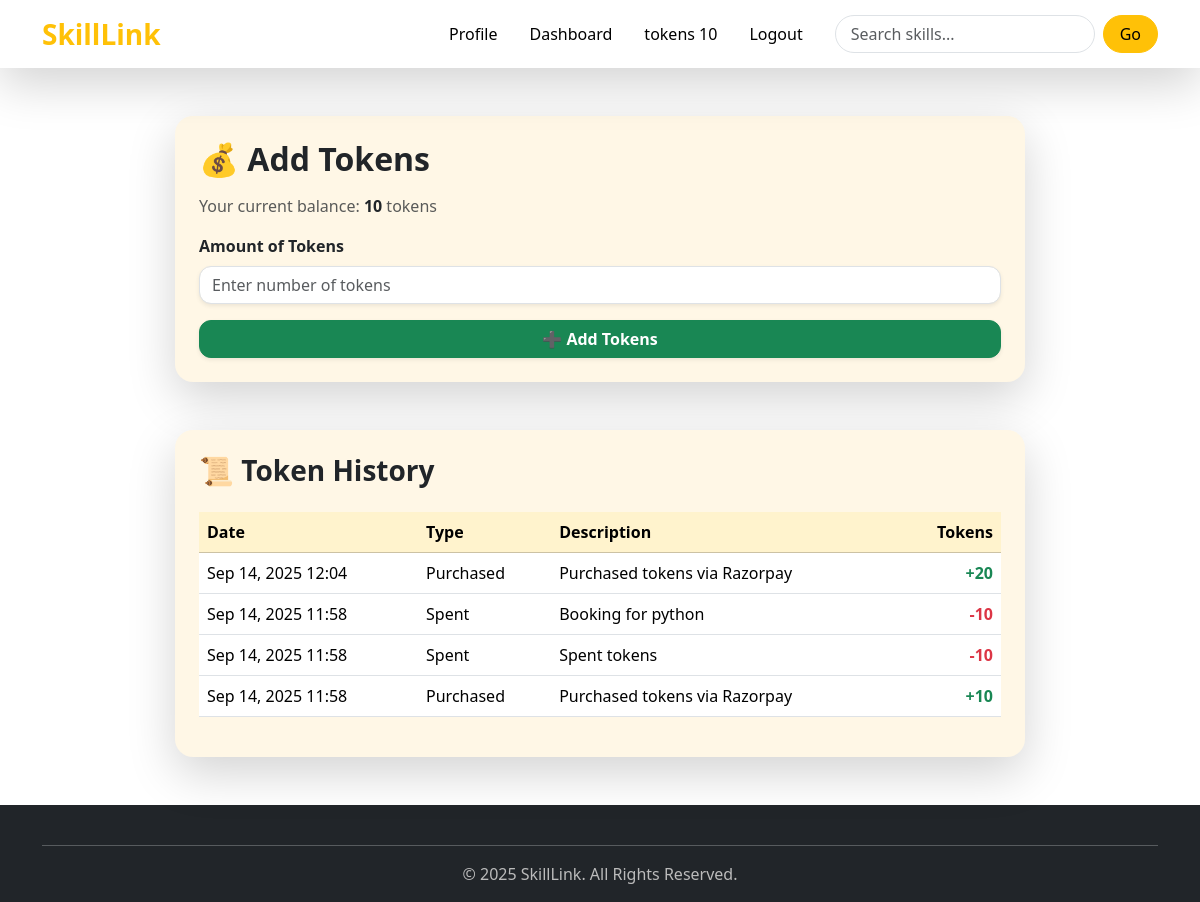
/accounts/tokens/ (signed in), run on an earlier commit of the app's database.
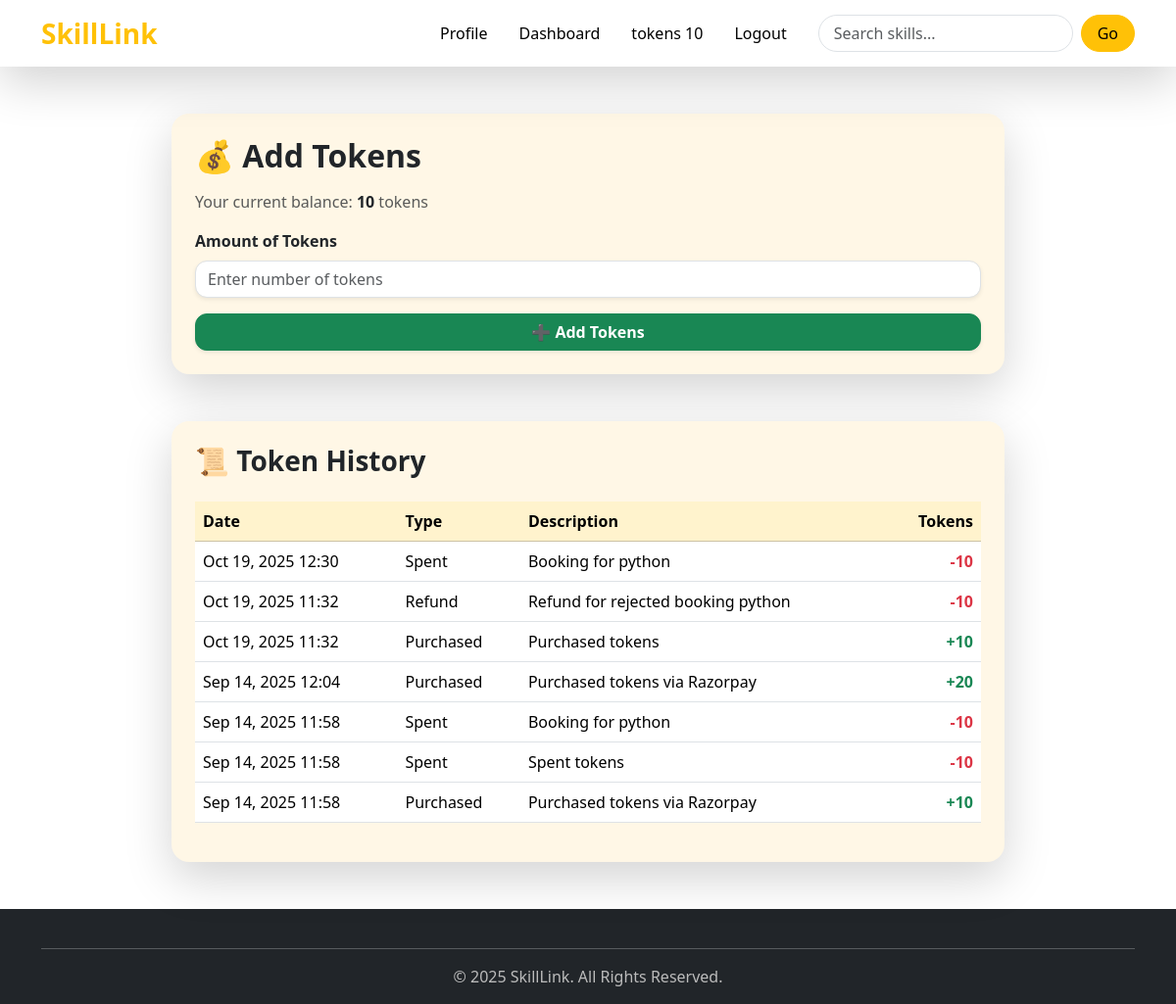
And on a later commit of the database.
### accounts/models.py (models this page shows, shortened)
class Transaction(models.Model):
    TRANSACTION_TYPES = [
        ('earned', 'Earned'),
        ('spent', 'Spent'),
        ('purchased', 'Purchased'),
    ]
    user = models.ForeignKey(Profile, on_delete=models.CASCADE)
    amount = models.PositiveIntegerField()
    transaction_type = models.CharField(max_length=10, choices=TRANSACTION_TYPES)
    timestamp = models.DateTimeField(auto_now_add=True)
    description = models.CharField(max_length=255, blank=True)

### accounts/views.py (the view)
# urls.py: path("tokens/", token_balance, name="token_balance"),
@login_required
def token_balance(request):
    profile = request.user.profile
    token_history = Transaction.objects.filter(user=profile).order_by("-timestamp")[:10]  # latest 10
    return render(request, "token_balance.html", {
        "profile": profile,
        "token_history": token_history,
    })

### accounts/models.py (called while the page is built)
    @property
    def token_balance(self):
        totals = Transaction.objects.filter(user=self).values("transaction_type").annotate(total=models.Sum("amount"))
        earned = next((t["total"] for t in totals if t["transaction_type"] == "earned"), 0)
        spent = next((t["total"] for t in totals if t["transaction_type"] == "spent"), 0)
        purchased = next((t["total"] for t in totals if t["transaction_type"] == "purchased"), 0)
        return (purchased + earned) - spent

### accounts/templates/token_balance.html (shortened to what this page needs)
{% extends 'base.html' %}
{% block content %}
<div class="container my-5 d-flex justify-content-center">
  <div class="w-100" style="max-width: 850px;">
    <div class="card shadow-lg mb-5 border-0" style="border-radius: 18px; background: #fff7e6;">
      <div class="card-body p-4">
        <h2 class="fw-bold text-dark mb-3">💰 Add Tokens</h2>
        <p class="text-muted">
          Your current balance:
          <span class="fw-bold text-dark">{{ profile.token_balance }}</span> tokens
        </p>
        <form method="POST" action="{% url 'initiate_payment' %}">
          <div class="mb-3">
            <label for="tokens" class="form-label fw-semibold text-dark">Amount of Tokens</label>
            <input
              type="number"
              name="tokens"
              id="tokens"
              min="1"
              class="form-control shadow-sm"
              placeholder="Enter number of tokens"
              required
              style="border-radius: 12px;">
          </div>
          <div class="d-grid">
            <button type="submit" class="btn btn-success fw-bold shadow-sm" style="border-radius: 12px;">
              ➕ Add Tokens
            </button>
          </div>
        </form>
      </div>
    </div>
    <div class="card shadow-lg border-0" style="border-radius: 18px; background: #fff7e6;">
      <div class="card-body p-4">
        <h3 class="fw-bold text-dark mb-4">📜 Token History</h3>
        {% if token_history %}
          <div class="table-responsive">
            <table class="table align-middle">
              <thead class="table-warning">
                <tr>
                  <th>Date</th>
                  <th>Type</th>
                  <th>Description</th>
                  <th class="text-end">Tokens</th>
                </tr>
              </thead>
              <tbody>
                {% for tx in token_history %}
                  <tr>
                    <td>{{ tx.timestamp|date:"M d, Y H:i" }}</td>
                    <td class="text-capitalize">{{ tx.transaction_type }}</td>
                    <td>{{ tx.description }}</td>
                    <td class="text-end fw-bold {% if tx.transaction_type in 'earned,purchased' %}text-success{% else %}text-danger{% endif %}">
                      {% if tx.transaction_type in 'earned,purchased' %}+{% else %}-{% endif %}{{ tx.amount }}
                    </td>
                  </tr>
                {% endfor %}
              </tbody>
            </table>
          </div>
        {% else %}
          <p class="text-muted">No token history available.</p>
        {% endif %}
      </div>
    </div>
  </div>
</div>
{% endblock %}

What changed in the data, as far as the page shows it:
added Transaction: timestamp "Oct 19, 2025 12:30", transaction_type "Spent", description "Booking for python", amount "10"
added Transaction: timestamp "Oct 19, 2025 11:32", transaction_type "Refund", description "Refund for rejected booking python", amount "10"
added Transaction: timestamp "Oct 19, 2025 11:32", transaction_type "Purchased", description "Purchased tokens", amount "10"
